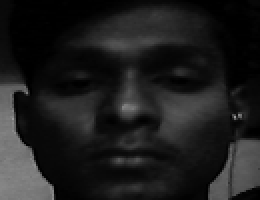
#> input picture datasets/aravind/1.png, 130 x 100 px (shown 2 times larger)
$ python 'source 2.py'
#> lines starting #> are read from the running program, lines starting #| are printed output that depends on the picture; after the words box and inside, x2 and y2 are one past the last pixel; in counts of white or black regions, pixels touching at a corner belong together
# It helps in identifying the faces
import cv2, sys, numpy, os
size = 4
haar_file = 'haarcascade_frontalface_alt.xml'
datasets = 'datasets'

# Part 1: Create fisherRecognizer
print('Recognizing Face Please Be in sufficient Lights...')

# Create a list of images and a list of corresponding names
(images, lables, names, id) = ([], [], {}, 0)
for (subdirs, dirs, files) in os.walk(datasets):
    for subdir in dirs:
        names[id] = subdir
        subjectpath = os.path.join(datasets, subdir)
        for filename in os.listdir(subjectpath):
            path = subjectpath + '/' + filename
            lable = id
            images.append(cv2.imread(path, 0))
            lables.append(int(lable))
        id += 1
#> id = 1
(width, height) = (130, 100)

# Create a Numpy array from the two lists above
(images, lables) = [numpy.array(lis) for lis in [images, lables]]

# OpenCV trains a model from the images
# NOTE FOR OpenCV2: remove '.face'
model = cv2.face.LBPHFaceRecognizer_create()
model.train(images, lables)

# Part 2: Use fisherRecognizer on camera stream
face_cascade = cv2.CascadeClassifier(haar_file)
webcam = cv2.VideoCapture(0)
while True:
    (_, im) = webcam.read()
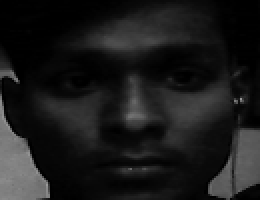
#> input picture datasets/aravind/12.png, 130 x 100 px, given in place of the camera (shown 2 times larger)
#> im is the input picture: shape (100, 130, 3); min 0, max 153, mean 26.6
    gray = cv2.cvtColor(im, cv2.COLOR_BGR2GRAY)
    faces = face_cascade.detectMultiScale(gray, 1.3, 5)
    for (x, y, w, h) in faces:
        cv2.rectangle(im, (x, y), (x + w, y + h), (255, 0, 0), 2)
        face = gray[y:y + h, x:x + w]
        face_resize = cv2.resize(face, (width, height))
        # Try to recognize the face
        prediction = model.predict(face_resize)
        cv2.rectangle(im, (x, y), (x + w, y + h), (0, 255, 0), 3)

        if prediction[1]<500:

           cv2.putText(im, '% s - %.0f' %
(names[prediction[0]], prediction[1]), (x-10, y-10),
cv2.FONT_HERSHEY_PLAIN, 1, (0, 0, 255))
        else:
          cv2.putText(im, 'not recognized',
(x-10, y-10), cv2.FONT_HERSHEY_PLAIN, 1, (0, 255, 0))
#> this loop made 1 pass
#> pass 1, `face = gray[y:y + h, x:x + w]`:
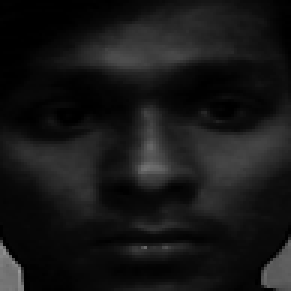
#> face: shape (97, 97) (shown 3 times larger); min 0, max 153, mean 22.9
#> pass 1, `face_resize = cv2.resize(face, (width, height))`:
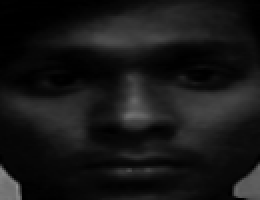
#> face_resize: shape (100, 130) (shown 2 times larger); min 0, max 145, mean 22.8
#> after the loop:
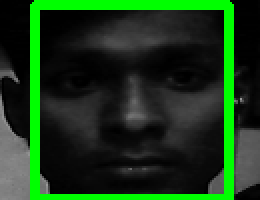
#> im: shape (100, 130, 3) (shown 2 times larger); 13.31% of pixels changed, all inside (x1, y1, x2, y2) = (15, 0, 117, 100)

    cv2.imshow('OpenCV', im)

    key = cv2.waitKey(10)
#> (key Esc is pressed here)
    if key == 27:
        break
